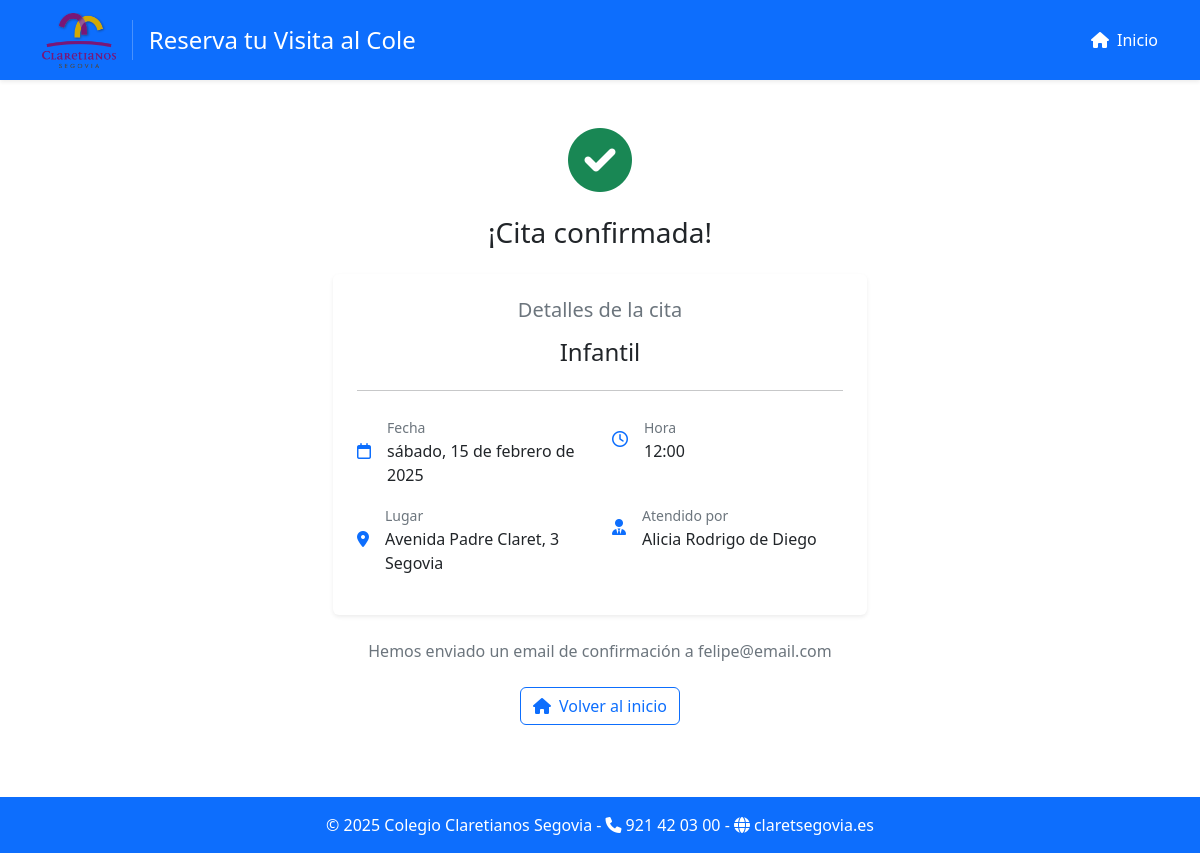
Page /appointment/56/confirmation/ on the earlier database version.
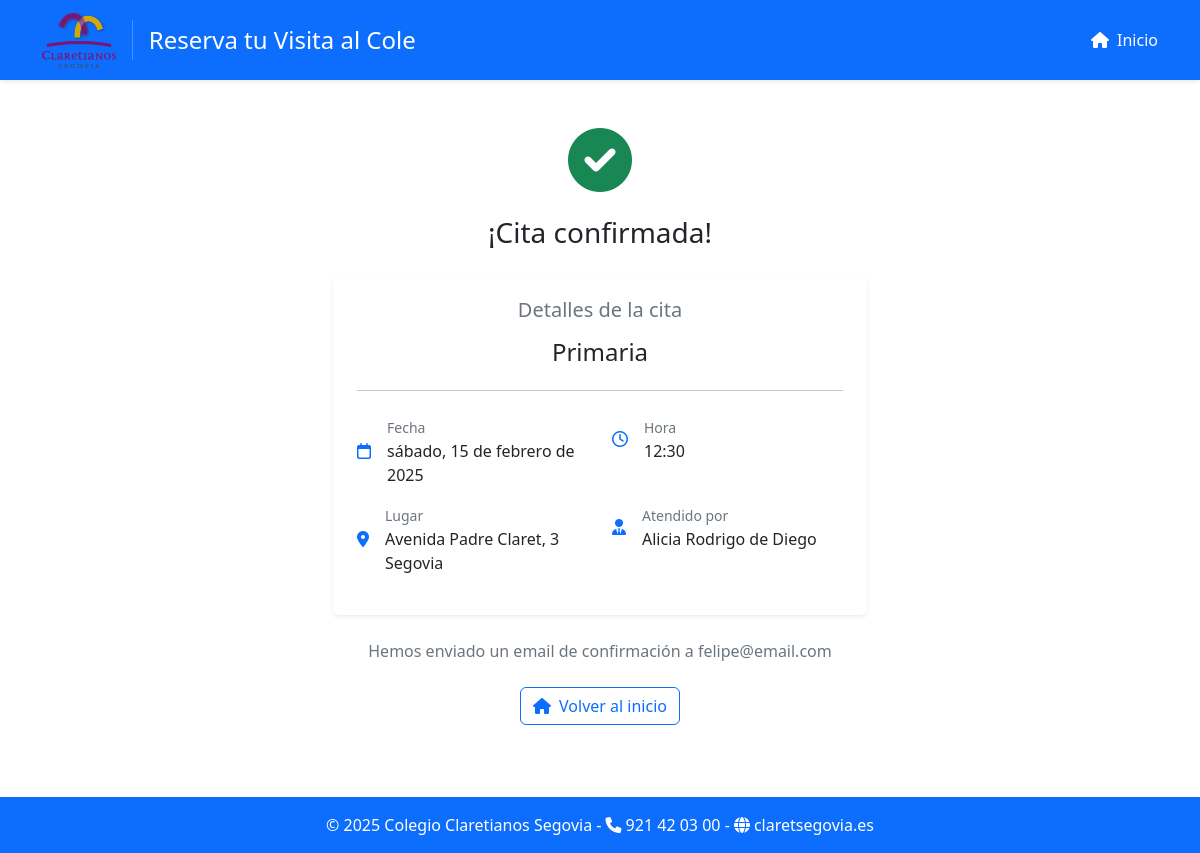
Same page on the later database version.
### visits/models.py (models this page shows, shortened)
class Appointment(models.Model):
    STATUS_CHOICES = [
        ('pending', 'Pendiente'),
        ('completed', 'Realizada'),
        ('cancelled', 'Cancelada')
    ]
    stage = models.ForeignKey(SchoolStage, on_delete=models.CASCADE)
    staff = models.ForeignKey(StaffProfile, on_delete=models.CASCADE)
    visitor_name = models.CharField(max_length=200)
    visitor_email = models.EmailField()
    visitor_phone = models.CharField(max_length=20)
    date = models.DateTimeField()
    duration = models.PositiveIntegerField(default=60)  # Duración en minutos
    created_at = models.DateTimeField(auto_now_add=True)
    comments = models.TextField(blank=True, null=True)
    status = models.CharField(
        max_length=20,
        choices=STATUS_CHOICES,
        default='pending'
    )
    notes = models.TextField(blank=True, help_text="Notas internas del profesor")
    follow_up_date = models.DateField(null=True, blank=True, help_text="Fecha de seguimiento")
    reminder_sent = models.BooleanField(default=False)
    class Meta:
        ordering = ['-date']
        indexes = [
            models.Index(fields=['date']),
            models.Index(fields=['staff', 'date']),
            models.Index(fields=['status']),
        ]

class SchoolStage(models.Model):
    name = models.CharField(max_length=100)
    description = models.TextField()

class StaffProfile(models.Model):
    user = models.OneToOneField(User, on_delete=models.CASCADE)
    allowed_stages = models.ManyToManyField(SchoolStage)
    notify_new_appointment = models.BooleanField(default=True)
    notify_reminder = models.BooleanField(default=True)
    def __str__(self):
        return self.user.get_full_name()

### visits/views.py (the view)
class AppointmentConfirmationView(TemplateView):
    template_name = 'visits/appointment_confirmation.html'
    def get_context_data(self, **kwargs):
        context = super().get_context_data(**kwargs)
        appointment_id = kwargs.get('appointment_id')
        appointment = get_object_or_404(
            Appointment.objects.select_related('stage', 'staff', 'staff__user'),
            id=appointment_id
        )
        context.update({
            'appointment': appointment,
            'staff_name': appointment.staff.user.get_full_name(),
            'stage_name': appointment.stage.name,
            'date': appointment.date.strftime('%d/%m/%Y'),
            'time': appointment.date.strftime('%H:%M'),
            'duration': appointment.duration
        })
        return context

### visits/templates/visits/appointment_confirmation.html (shortened to what this page needs)
{% extends 'base.html' %}
{% block content %}
<div class="container-fluid px-4 py-5">
    <div class="row justify-content-center">
        <div class="col-md-6 text-center">
            <div class="success-icon mb-4">
                <i class="fas fa-check-circle text-success" style="font-size: 4rem;"></i>
            </div>
            <h1 class="h3 mb-4">¡Cita confirmada!</h1>
            <div class="card border-0 shadow-sm mb-4">
                <div class="card-body p-4">
                    <div class="mb-4">
                        <h5 class="text-secondary mb-3">Detalles de la cita</h5>
                        <p class="h4 mb-0">{{ appointment.stage.name }}</p>
                    </div>
                    <hr class="my-4">
                    <div class="row text-start">
                        <div class="col-md-6 mb-3">
                            <div class="d-flex align-items-center">
                                <i class="far fa-calendar text-primary me-3"></i>
                                <div>
                                    <small class="text-secondary">Fecha</small>
                                    <p class="mb-0">{{ appointment.date|date:"l, j \d\e F \d\e Y" }}</p>
                                </div>
                            </div>
                        </div>
                        <div class="col-md-6 mb-3">
                            <div class="d-flex align-items-center">
                                <i class="far fa-clock text-primary me-3"></i>
                                <div>
                                    <small class="text-secondary">Hora</small>
                                    <p class="mb-0">{{ appointment.date|time:"H:i" }}</p>
                                </div>
                            </div>
                        </div>
                        <div class="col-md-6 mb-3">
                            <div class="d-flex align-items-center">
                                <i class="fas fa-map-marker-alt text-primary me-3"></i>
                                <div>
                                    <small class="text-secondary">Lugar</small>
                                    <p class="mb-0">Avenida Padre Claret, 3<br>Segovia</p>
                                </div>
                            </div>
                        </div>
                        <div class="col-md-6">
                            <div class="d-flex align-items-center">
                                <i class="fas fa-user-tie text-primary me-3"></i>
                                <div>
                                    <small class="text-secondary">Atendido por</small>
                                    <p class="mb-0">{{ appointment.staff }}</p>
                                </div>
                            </div>
                        </div>
                    </div>
                </div>
            </div>
            <p class="text-secondary mb-4">
                Hemos enviado un email de confirmación a {{ appointment.visitor_email }}
            </p>
            <a href="{% url 'public_booking' %}" class="btn btn-outline-primary">
                <i class="fas fa-home me-2"></i>Volver al inicio
            </a>
        </div>
    </div>
</div>
{% endblock %}

### visits/templates/base.html (shortened to what this page needs)
     <!DOCTYPE html>
     <html lang="es">
     <head>
         {% load static %}
         <link href="https://cdn.jsdelivr.net/npm/bootstrap@5.3.2/dist/css/bootstrap.min.css" rel="stylesheet">
         <link href="https://cdnjs.cloudflare.com/ajax/libs/font-awesome/6.0.0/css/all.min.css" rel="stylesheet">
         <link href="https://cdn.jsdelivr.net/npm/fullcalendar@5.11.3/main.min.css" rel="stylesheet">
     </head>
     <body class="min-vh-100 d-flex flex-column">
         <header class="bg-primary text-white shadow-sm d-none d-md-block">
             <div class="container">
                 <div class="d-flex align-items-center justify-content-between" style="height: 80px;">
                     <a href="{% url 'public_booking' %}" class="logo-link d-flex align-items-center text-white text-decoration-none">
                         <img src="{% static 'visits/images/logo.png' %}"
                              alt="Colegio Claretianos Segovia"
                              style="height: 56px; width: auto;">
                         <h1 class="h4 m-0">Reserva tu Visita al Cole</h1>
                     </a>
                     <nav class="d-flex align-items-center gap-4">
                         <a class="text-white text-decoration-none {% if request.resolver_match.url_name == 'public_booking' %}fw-bold{% endif %}"
                            href="{% url 'public_booking' %}">
                            <i class="fas fa-home me-2"></i>Inicio
                         </a>
                     </nav>
                 </div>
             </div>
         </header>
         <main class="flex-grow-1">
             {% block content %}
             {% endblock %}
         </main>
         <footer class="bg-primary text-white py-3 mt-4">
             <div class="container text-center">
                 <p class="mb-0">
                     © {% now "Y" %} Colegio Claretianos Segovia -
                     <a href="tel:+34921420300" class="footer-link">
                         <i class="fas fa-phone me-1"></i>921 42 03 00
                     </a> -
                     <a href="https://claretsegovia.es" class="footer-link" target="_blank" rel="noopener">
                         <i class="fas fa-globe me-1"></i>claretsegovia.es
                     </a>
                 </p>
             </div>
         </footer>
     </body>
     </html>

### visits/templates/visits/appointment_confirmation.html (style rules this page uses)
.container-fluid { max-width: 1140px; }

### visits/templates/base.html (style rules this page uses)
:root { --primary-color: #0d6efd; --header-height: 80px; }
.footer-link { color: white; text-decoration: none; transition: opacity 0.3s ease; }
.logo-link { transition: opacity 0.2s ease; }

Differences in the rows shown:
changed Appointment "felipe@email.com": stage.name "Infantil" → "Primaria"; date "12:00" → "12:30"
